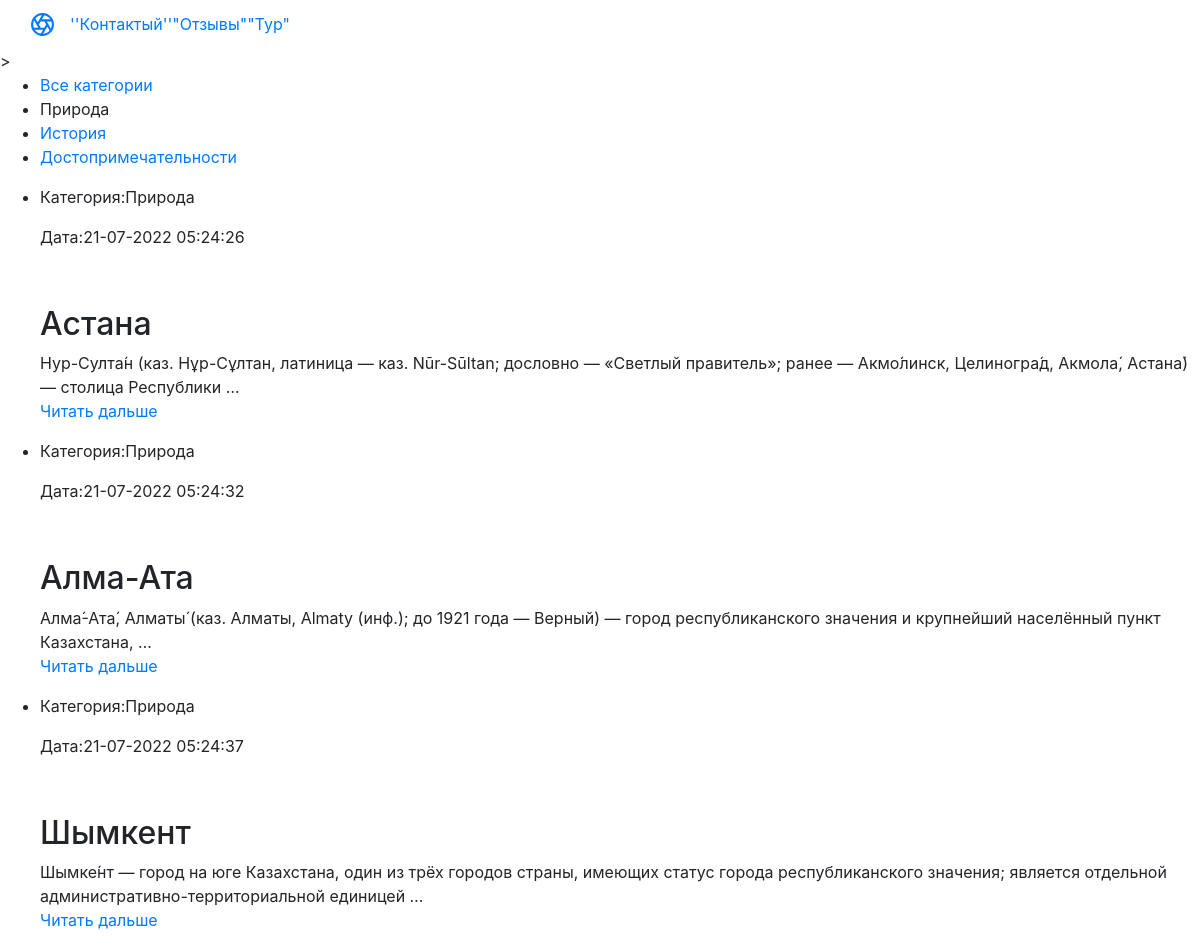
Page /category/1/ on the committed database.
### kz/models.py (models this page shows, shortened)
class KZ(models.Model):
    title=models.CharField(max_length=200)
    content=models.TextField(blank=True)
    photo=models.ImageField(upload_to="photos/%Y/%m/%d/")
    time_create=models.DateTimeField(auto_now_add=True)
    time_update=models.DateTimeField(auto_now=True)
    is_published=models.BooleanField(default=True)
    cat=models.ForeignKey('Category',on_delete=models.PROTECT,null=True)
    def get_absolute_url(self):
        return reverse('post',kwargs={'post_id':self.pk})
    class Meta:
        verbose_name='Казахстан'
        verbose_name_plural = 'Казахстан'
        ordering=['time_create','title']

class Category(models.Model):
    name=models.CharField(max_length=100,db_index=True)
    def __str__(self):
        return self.name
    def get_absolute_url(self):
        return reverse('category', kwargs={'cat_id':self.pk})
    class Meta:
        verbose_name = 'Категория'
        verbose_name_plural = 'Категорий'
        ordering = ['id']

### kz/views.py (the view)
# urls.py: path('category/<int:cat_id>/',show_category,name='category')
def show_category(request,cat_id):
    posts = KZ.objects.filter(cat_id=cat_id)
    cats = Category.objects.all()
    if len(posts)==0:
        raise Http404()
    context = {
        'posts': posts,
        'cats': cats,
        'title': "Отоброжение по рубрикам",
        'cat_selected': cat_id,
    }
    return render(request, 'kz/index.html', context=context)

### kz/templates/kz/index.html (shortened to what this page needs)
{%extends 'kz/base.html'%}
{%block content%}
<ul class="list-articles">
    {%for p in posts%}
    <li><div class="article-panel">
        <p class="first">Категория:{{p.cat}}</p>
        <p class="last">Дата:{{p.time_update|date:"d-m-Y H:i:s"}}</p>
    </div>
{%if p.photo %}
        <p><img class="img-article-left thumb"  scr="{{p.photo.url}}" ></p>
{%endif%}
        <h2>{{p.title}}</h2>
{%autoescape on%}
{{p.content|truncatewords:20}}
{%endautoescape%}
        <p class="link-read-post"><a href="{{p.get_absolute_url}}">Читать дальше</a> </p>
    </li>
    {%endfor%}
</ul>
{%endblock%}

### rows in the picture
KZ: cat "Природа", time_update "21-07-2022 05:24:26", title "Астана", content "Нур-Султа́н (каз. Нұр-Сұлтан, латиница — каз. Nūr-Sūltan; дословно — «Светлый правитель»; ранее — Акмо́линск, Целиногра́д, Акмола́, Астана́) — столица Республики …"
KZ: cat "Природа", time_update "21-07-2022 05:24:32", title "Алма-Ата", content "Алма́-Ата́, Алматы́ (каз. Алматы, Almaty (инф.); до 1921 года — Верный) — город республиканского значения и крупнейший населённый пункт Казахстана, …"
KZ: cat "Природа", time_update "21-07-2022 05:24:37", title "Шымкент", content "Шымке́нт — город на юге Казахстана, один из трёх городов страны, имеющих статус города республиканского значения; является отдельной административно-территориальной единицей …"
